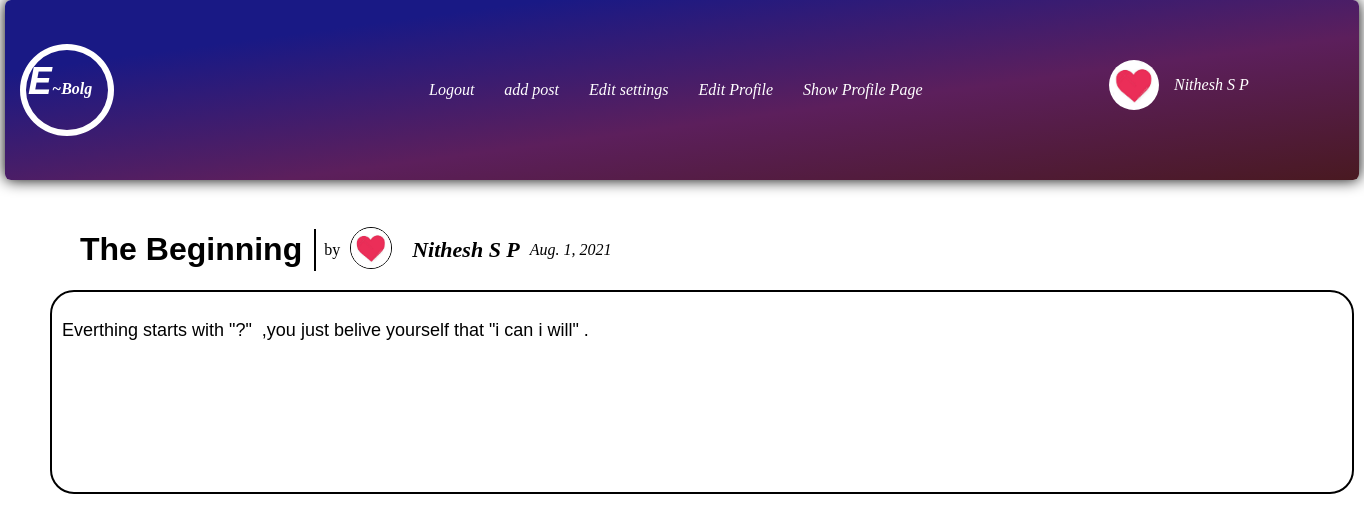
The app's page / (signed in) with its own data.
### myeleblog/models.py (models this page shows, shortened)
class Profile(models.Model):
    user = models.OneToOneField(User,null=True,on_delete=models.CASCADE)
    bio = models.TextField()
    profile_pic = models.ImageField(blank=True, null=True, upload_to='images/profile/')
    website_url = models.CharField(max_length=200,null=True,blank=True,default=None)
    whatsapp_url = models.CharField(max_length=200,null=True,blank=True,default=None)
    facebook_url = models.CharField(max_length=200,null=True,blank=True,default=None)
    insta_url = models.CharField(max_length=200,null=True,blank=True,default=None)
    twitter_url = models.CharField(max_length=200,null=True,blank=True,default=None)

class Post(models.Model):
    title = models.CharField(max_length=200)
    header_image = models.ImageField(blank=True, null=True,upload_to='images/')
    title_tag = models.CharField(max_length=200,default="blog.god")
    author = models.ForeignKey(User, on_delete=models.CASCADE)
    body = models.TextField()
    post_date = models.DateField(auto_now_add=True)
    snippet =models.CharField(max_length=200,default="this is world")
    likes = models.ManyToManyField(User,related_name='blog_post')

### myeleblog/views.py (the view)
# urls.py: path('',views.HomeView.as_view(),name='home'),
class HomeView(ListView):
    model = Post
    template_name = 'home.html'
    ordering = ['-post_date']

### myeleblog/templates/home.html (shortened to what this page needs)
<!DOCTYPE html>
<html lang="en">
<head>
</head>
<body>
    {% extends 'base.html' %}
    {% load static %}
    {% block content %}
    {% for post in object_list %}
    <div class="Title">
           <a href="{% url 'detail_view' post.pk %}" class="siders"><h1 class="home-title">{{post.title}}</h1></a>
      <div class="straight-line"></div> &nbsp; by
            {% if post.author.profile.profile_pic %}
            <a href="{% url 'show_profile' post.author.profile.id %}"><img class="siders1" src="{{ post.author.profile.profile_pic.url }}"  width="40px" height="40px" alt="" style="border-radius: 50%; border: 1px solid black;"></a>
             {% else %}
             <a href="{% url 'show_profile' post.author.profile.id %}"><img class="siders1" src="{% static 'myeleblog/images/default_person.jpg' %}"  width="40px" height="40px" alt="" style="border-radius: 50%; border: 1px solid black;"></a>
             {% endif %}
       <p class="siders1">{{post.author.first_name}} {{post.author.last_name}}</p>
       <span style="font-style: italic;">{{post.post_date}}</span>
    </div>
        <div class="post-body-container">
            <pre><p class="post-body">{{post.body}}</p></pre>
         </div>
    {% endfor %}
    {% endblock content %}

### myeleblog/templates/base.html (shortened to what this page needs)
<!DOCTYPE html>
<html lang="en">
<head>
    {% load static %}
    <link rel="stylesheet" href="{% static 'myeleblog/css/design.css' %}">
</head>
<body>
    <div class="header">
        <div class="outter-circle"><a href="{% url 'home' %}"><h1><span style="font-size: 40px; margin-left: 2px; font-family:  monospace; font-style:italic;">E</span>~Bolg</h1></a></div>
        {% if user.is_authenticated %}
            <a class="header-nav1" href="{% url 'logout' %}">Logout</a>
         {% if user.profile.id %}
            <a class="header-nav" href="{% url 'add_post' %}">add post</a>
            <a class="header-nav" href="{% url 'edit_settings'  %}">Edit settings</a>
            <a class="header-nav" href="{% url 'edit_profile' user.profile.id %}">Edit Profile</a>
            <a class="header-nav" href="{% url 'show_profile' user.profile.id %}">Show Profile Page</a>
         {% else %}
            <a class="header-nav" href="{% url 'create_profile' %}">Create Profile</a>
         {% endif %}
         <div class="header-user-info">
         {% if user.profile.profile_pic %}
         <img  class="header-user-info1"  src="{{ user.profile.profile_pic.url }}" alt="" width="50px" height="50px" style="border-radius: 50%;">
         {% else %}
        <img class="header-user-info1" src="{% static 'myeleblog/images/default_person.jpg' %}" alt=""  width="50px" height="50px"  style="border-radius: 50%;">
          {% endif %}
        <i><p class="header-user-info1" >{{ user.first_name }} {{user.last_name}}</p></i>
      </div>
         {% else %}
         <a class="header-nav1" href="{% url 'register' %}">Register</a>
         <a class="header-nav" href="{% url 'login' %}">Login</a>
       {% endif %}
    </div>
         {% block content  %}
         {% endblock content %}
</body>
</html>

### static/myeleblog/css/design.css (style rules this page uses)
body { padding: 0; margin: 0; }
.header { height: 180px; font-family: Georgia, 'Times New Roman', Times, serif; font-style: italic; margin-left: 5px; margin-right: 5px; border-radius: 6px; background:linear-gradient(to right bottom ,rgb(25, 25, 133)20%,rgb(92, 31, 92),rgb(73, 25, 33)); display: flex; align-items: center; box-shadow: 0 0 15px; }
.outter-circle { margin:15px ; height: 80px; width: 82px; border-radius: 50%; border: 6px solid white; display: inline-flex; }
.outter-circle a { color: white; text-decoration: none; font-size: 8px; text-align: center; }
.header-nav1 { text-decoration: none; color: white; margin-left: 300px; display: inline-flex; }
.header-nav { text-decoration: none; color: white; margin-left: 30px; display: inline-flex; }
.header-user-info { height:60px; width: 260px; position: absolute; right: 10px; margin-left: 30px; display: flex; }
.header-user-info1 { margin-left: 15px; color: #fff; }
.Title { display: flex; margin-left: 30px; margin-top: 30px; align-items: center ; }
.siders1 { display: inline-flex; margin-left:10px; margin-right:10px; font-weight: bold; font-style: italic; text-decoration: none; font-size:22px; color: black; }
.siders { display: inline-flex; text-decoration: none; margin-left:50px; color: black; }
.straight-line { width: 0px; height:40px; border: 1px solid black; }
.post-body-container { height: 200px; width: 1300px; margin-left: 50px; margin-right: 10px; border: 2px solid black; overflow-y:scroll; border-radius:24px; }
.post-body { font-size: large; font-weight:normal; font-family: Arial, "Helvetica Neue", Helvetica, sans-serif; height: 60px; padding: 10px; }
.home-title { display: inline-block; position: relative; font-family:'Lucida Sans Unicode', 'Lucida Grande', 'Lucida Sans', Arial, sans-serif; color: black; }
.home-title::before { content: ""; position: absolute; width: 100%; transform: scaleX(0); height: 2px; bottom: 0; left: 0; background-color:black; transform-origin:bottom left; transition: transform 0.25s ease-out; }
a { text-decoration: none; }

### records on screen
Post: title "The Beginning", author.profile.profile_pic (picture), author.first_name "Nithesh", author.last_name "S P", post_date "Aug. 1, 2021", body "Everthing starts with \"?\" ,you just belive yourself that \"i can i will\" ."

### other values on screen
{{ user.first_name }} "Nithesh"
{{ user.last_name }} "S P"
